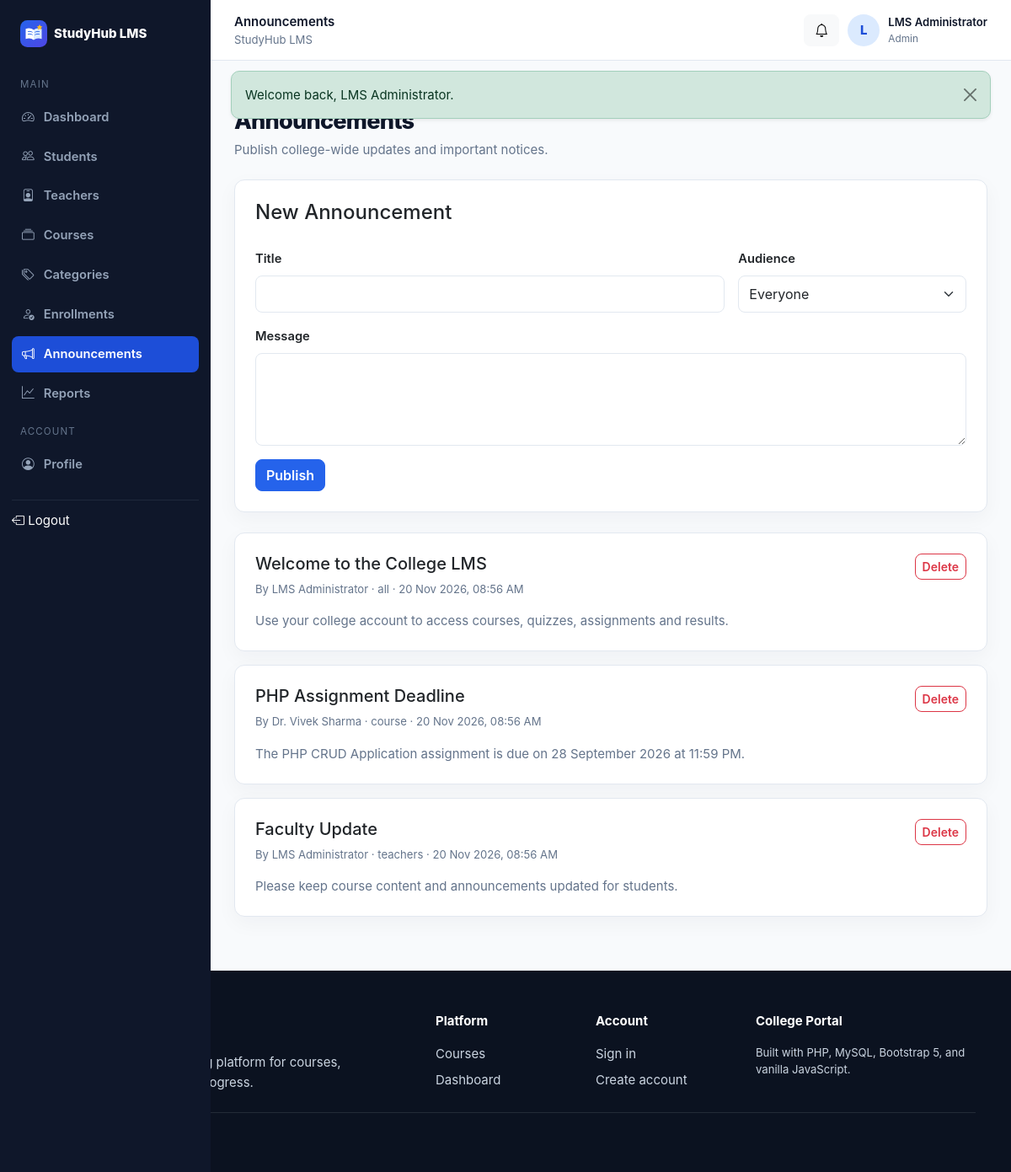
The page /admin/announcements.php (signed in) on the database its author committed.
### tables this page shows
CREATE TABLE users (
  id INT UNSIGNED AUTO_INCREMENT PRIMARY KEY,
    
  full_name VARCHAR(120) NOT NULL,
    
  email VARCHAR(190) NOT NULL UNIQUE,
    
  password_hash VARCHAR(255) NOT NULL,
    
  role ENUM('admin',
    'teacher',
    'student') NOT NULL DEFAULT 'student',
    
  status ENUM('active',
    'inactive',
    'pending') NOT NULL DEFAULT 'active',
    
  enrollment_no VARCHAR(50) NULL UNIQUE,
    
  department VARCHAR(120) NULL,
    
  semester TINYINT UNSIGNED NULL,
    
  phone VARCHAR(20) NULL,
    
  bio TEXT NULL,
    
  avatar VARCHAR(255) NULL,
    
  created_at TIMESTAMP DEFAULT CURRENT_TIMESTAMP,
    
  updated_at TIMESTAMP DEFAULT CURRENT_TIMESTAMP ON
UPDATE CURRENT_TIMESTAMP
);

CREATE TABLE announcements (
  id INT UNSIGNED AUTO_INCREMENT PRIMARY KEY,
    
  author_id INT UNSIGNED NOT NULL,
    
  title VARCHAR(180) NOT NULL,
    
  content TEXT NOT NULL,
    
  audience ENUM('all',
    'students',
    'teachers',
    'course') DEFAULT 'all',
    
  course_id INT UNSIGNED NULL,
    
  created_at TIMESTAMP DEFAULT CURRENT_TIMESTAMP,
    
  CONSTRAINT fk_announce_author FOREIGN KEY (author_id) REFERENCES users(id) ON DELETE CASCADE,
    
  CONSTRAINT fk_announce_course FOREIGN KEY (course_id) REFERENCES courses(id) ON DELETE
SET NULL
);

### admin/announcements.php (the view, shortened to what this page needs)
<?php
$pageTitle='Announcements';
require_once __DIR__.'/../includes/auth.php';
require_role('admin');
$rows=$pdo->query('SELECT a.*,u.full_name author FROM announcements a JOIN users u ON u.id=a.author_id ORDER BY a.created_at DESC')->fetchAll();
require_once __DIR__.'/../includes/app_start.php';
?>
<div class="page-header">
<div>
<div class="section-kicker mb-2">Communication</div>
<h1>Announcements</h1>
<p>Publish college-wide updates and important notices.</p>
</div>
</div>
?><div class="card p-4 mb-4">
<h4>New Announcement</h4>
<form method="post" class="row g-3 mt-1"><?=csrf_input()?><input type="hidden" name="action" value="add">
<div class="col-md-8">
<label class="form-label">Title</label>
<input name="title" class="form-control" required>
</div>
<div class="col-md-4">
<label class="form-label">Audience</label>
<select name="audience" class="form-select">
<option value="all">Everyone</option>
</select>
</div>
<div class="col-12">
<label class="form-label">Message</label>
<textarea name="content" class="form-control" rows="4" required>
</textarea>
</div>
<div class="col-12">
<button class="btn btn-primary">Publish</button>
</div>
</form>
</div>
<?php
foreach($rows as $r):?><div class="card p-4 mb-3">
<div class="d-flex justify-content-between">
<div>
<h5><?=e($r['title'])?></h5>
<div class="small text-muted">By <?=e($r['author'])?> · <?=e($r['audience'])?> · <?=e(date('d M Y, h:i A',strtotime($r['created_at'])))?></div>
</div>
<form method="post" data-confirm="Delete this announcement?"><?=csrf_input()?><input type="hidden" name="action" value="delete">
<button class="btn btn-sm btn-outline-danger">Delete</button>
</form>
</div>
<p class="text-muted mt-3 mb-0"><?=nl2br(e($r['content']))?></p>
</div>
<?php
endforeach;
?>
<?php
include __DIR__.'/../includes/app_end.php';
?>

### includes/topbar.php (shortened to what this page needs)
<header class="app-topbar">
  <div class="d-flex align-items-center gap-3">
<div>
<div class="fw-semibold d-none d-md-block"><?= e($pageTitle)?></div>
<div class="small text-muted d-none d-md-block">StudyHub LMS</div>
</div>
</div>
  <div class="topbar-user">
<a class="btn btn-light position-relative" title="Announcements" href="announcements.php">
<i class="bi bi-bell">
</i>
?></a>
<div class="avatar"><?= e(strtoupper(substr($userName,0,1)))?></div>
<div class="d-none d-sm-block">
<div class="fw-semibold small"><?= e($userName)?></div>
<div class="text-muted" style="font-size:.74rem;text-transform:capitalize"><?= e($role)?></div>
</div>
</div>
</header>

### assets/css/style.css (style rules this page uses)
:root { --primary:#2563eb; --primary-dark:#1d4ed8; --success:#16a34a; --warning:#d97706; --danger:#dc2626; --bg:#f8fafc; --surface:#fff; --border:#e2e8f0; --text:#0f172a; --muted:#64748b; --sidebar:#0f172a; --sidebar-muted:#94a3b8; --radius:12px; }
* { box-sizing:border-box }
html,body { height:100% }
body { font-family:Inter,ui-sans-serif,system-ui,-apple-system,"Segoe UI",Roboto,Arial,sans-serif; background:var(--bg); color:var(--text); font-size:15px; line-height:1.55 }
a { text-decoration:none }
.text-muted { color:var(--muted)!important }
.card { border:1px solid var(--border); border-radius:var(--radius); box-shadow:0 8px 24px rgba(15,23,42,.04) }
.btn { border-radius:8px; font-weight:600 }
.btn-primary { background:var(--primary); border-color:var(--primary) }
.form-control,.form-select { border-color:var(--border); border-radius:8px; min-height:44px }
.form-label { font-weight:600; font-size:.92rem }
.section-kicker { font-size:.82rem; text-transform:uppercase; letter-spacing:.11em; color:var(--primary); font-weight:800 }
.app-topbar { height:72px; background:#fff; border-bottom:1px solid var(--border); display:flex; align-items:center; justify-content:space-between; padding:0 28px; position:sticky; top:0; z-index:1000 }
.topbar-user { display:flex; align-items:center; gap:10px }
.avatar { width:38px; height:38px; border-radius:50%; display:grid; place-items:center; background:#dbeafe; color:#1d4ed8; font-weight:800 }
.page-header { display:flex; justify-content:space-between; align-items:flex-start; gap:16px; margin-bottom:24px }
.page-header h1 { font-size:1.7rem; font-weight:800; letter-spacing:-.03em; margin:0 }
.page-header p { color:var(--muted); margin:5px 0 0 }

### rows shown on the page
users: full_name "L", full_name "LMS Administrator"
announcements: title "Welcome to the College LMS", author.full_name "LMS Administrator", audience "all", created_at "20 Nov 2026, 08:56 AM", content "Use your college account to access courses, quizzes, assignments and results."
announcements: title "PHP Assignment Deadline", author.full_name "Dr. Vivek Sharma", audience "course", created_at "20 Nov 2026, 08:56 AM", content "The PHP CRUD Application assignment is due on 28 September 2026 at 11:59 PM."
announcements: title "Faculty Update", author.full_name "LMS Administrator", audience "teachers", created_at "20 Nov 2026, 08:56 AM", content "Please keep course content and announcements updated for students."

### other values the page prints
$f['message'] "Welcome back, LMS Administrator."
$section "MAIN"
$label "Dashboard"
$label "Students"
$label "Teachers"
$label "Courses"
$label "Categories"
$label "Enrollments"
$label "Announcements"
$label "Reports"
$section "ACCOUNT"
$label "Profile"
$pageTitle "Announcements"
$role "Admin"
